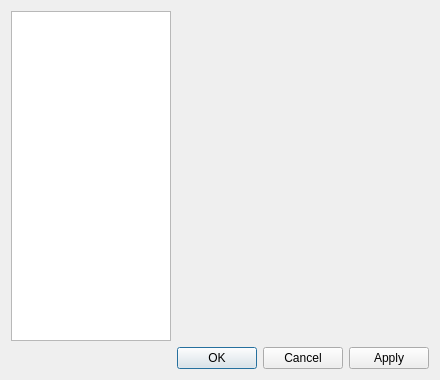
<?xml version="1.0" encoding="UTF-8"?>
<ui version="4.0">
 <class>SettingsDialog</class>
 <widget class="QDialog" name="SettingsDialog">
  <property name="geometry">
   <rect>
    <x>0</x>
    <y>0</y>
    <width>440</width>
    <height>380</height>
   </rect>
  </property>
  <property name="minimumSize">
   <size>
    <width>440</width>
    <height>380</height>
   </size>
  </property>
  <property name="windowTitle">
   <string>Settings</string>
  </property>
  <property name="windowIcon">
   <iconset resource="../../../nirc.qrc">
    <normaloff>:/icons/settings</normaloff>:/icons/settings</iconset>
  </property>
  <layout class="QVBoxLayout" name="verticalLayout">
   <item>
    <layout class="QHBoxLayout" name="horizontalLayout" stretch="1,2">
     <item>
      <widget class="QListView" name="qlvSettingsCategories">
       <property name="minimumSize">
        <size>
         <width>160</width>
         <height>0</height>
        </size>
       </property>
       <property name="maximumSize">
        <size>
         <width>160</width>
         <height>16777215</height>
        </size>
       </property>
       <property name="editTriggers">
        <set>QAbstractItemView::NoEditTriggers</set>
       </property>
       <property name="movement">
        <enum>QListView::Free</enum>
       </property>
      </widget>
     </item>
     <item>
      <widget class="QWidget" name="qwCurrentWidget" native="true"/>
     </item>
    </layout>
   </item>
   <item>
    <widget class="QDialogButtonBox" name="qdbbButtons">
     <property name="orientation">
      <enum>Qt::Horizontal</enum>
     </property>
     <property name="standardButtons">
      <set>QDialogButtonBox::Apply|QDialogButtonBox::Cancel|QDialogButtonBox::Ok</set>
     </property>
    </widget>
   </item>
  </layout>
 </widget>
 <resources>
  <include location="../../../nirc.qrc"/>
 </resources>
 <connections>
  <connection>
   <sender>qdbbButtons</sender>
   <signal>accepted()</signal>
   <receiver>SettingsDialog</receiver>
   <slot>accept()</slot>
   <hints>
    <hint type="sourcelabel">
     <x>248</x>
     <y>254</y>
    </hint>
    <hint type="destinationlabel">
     <x>157</x>
     <y>274</y>
    </hint>
   </hints>
  </connection>
  <connection>
   <sender>qdbbButtons</sender>
   <signal>rejected()</signal>
   <receiver>SettingsDialog</receiver>
   <slot>reject()</slot>
   <hints>
    <hint type="sourcelabel">
     <x>316</x>
     <y>260</y>
    </hint>
    <hint type="destinationlabel">
     <x>286</x>
     <y>274</y>
    </hint>
   </hints>
  </connection>
 </connections>
</ui>
